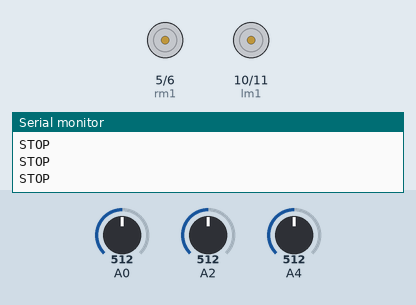
This sketch was run on a simulated Arduino Uno, built with avr-gcc and run on an emulated ATmega328P. On the bench: motor-driver pin pairs drawn as motors (green arrow = first pin HIGH = forward, orange = second pin HIGH = backward, longer = more drive), the last lines printed to the serial monitor. The inputs (shaded band) are chosen by the test bench; at power-on: A0 = 512, A4 = 512, A2 = 512.

Above: at 1.2 s.
1.3 s: A0 set to 540
2.8 s: A0 set to 558
At 4.0 s:
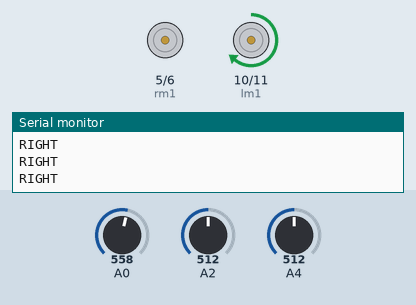
4.3 s: A4 set to 538
7.3 s: A4 set to 567
At 8.3 s:
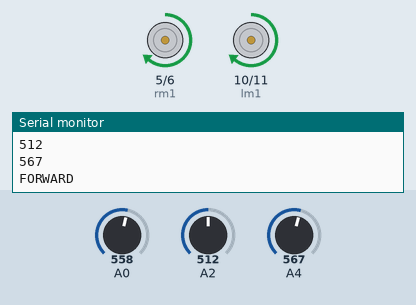
8.8 s: A2 set to 560
At 9.2 s:
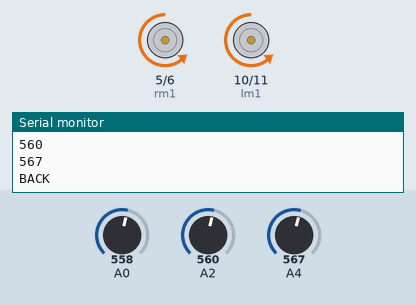
10.3 s: A0 set to 511
At 11.2 s:
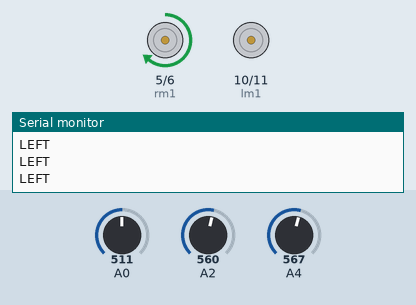
Timing chart, 0 to 12.8 s (numbered marks = the images above; inputs shaded):
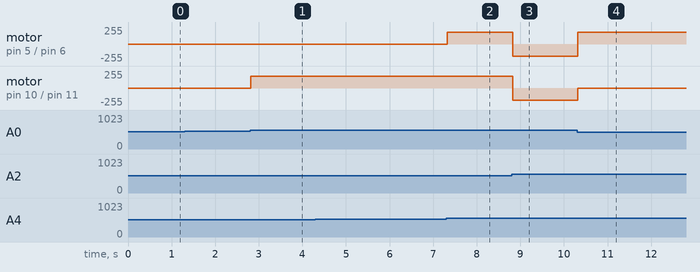

The sketch:

ETHAN_HUNT.ino
```cpp
 int rm1=5;
int rm2=6;
int lm1=10;
int lm2=11;
void setup()
{
  pinMode(5,OUTPUT);
  pinMode(6,OUTPUT);
  pinMode(10,OUTPUT);
  pinMode(11,OUTPUT);
  pinMode(A0,INPUT);
  pinMode(A2,INPUT);
  pinMode(A4,INPUT);
  Serial.begin(9600);
}
void loop()
{
  int d1=analogRead(A0);
  int d2=analogRead(A2);
  int d3=analogRead(A4);
  if(d1>550&&d2<550&&d3>550)
  {
    Serial.println("FORWARD");
    Serial.println(d1);
    Serial.println(d2);
    Serial.println(d3);
    analogWrite(rm1,180);
    analogWrite(rm2,0);
    analogWrite(lm1,180);
    analogWrite(lm2,0);
  }
  else if(d1<550&&d2<550&&d3>550)
  {
    Serial.println("LEFT");
    analogWrite(rm1,180);
    analogWrite(rm2,0);
    analogWrite(lm1,0);
    analogWrite(lm2,0);
  }
  else if(d1>550&&d2<550&&d2<550)
  {
    Serial.println("RIGHT");
    analogWrite(rm1,0);
    analogWrite(rm2,0);
    analogWrite(lm1,180);
    analogWrite(lm2,0);
  }
  else if(d1<550&&d2<550&&d3<550)
  {
    Serial.println("STOP");
    analogWrite(rm1,0);
    analogWrite(rm2,0);
    analogWrite(lm1,0);
    analogWrite(lm2,0);
  }
  else if(d1>550&&d2>550&d3>550)
  {
    Serial.println("BACK");
    Serial.println(d1);
    Serial.println(d2);
    Serial.println(d3);
    analogWrite(rm1,0);
    analogWrite(rm2,180);
    analogWrite(lm1,0);
    analogWrite(lm2,180);
  }
  else if(d1>550&&d2>550&&d3<550)
  {
    Serial.println("RIGHT");
    analogWrite(rm1,0);
    analogWrite(rm2,0);
    analogWrite(lm1,180);
    analogWrite(lm2,0);
  }
  else if(d1<550&&d2>550&&d3>550)
  {
    Serial.println("LEFT");
    analogWrite(rm1,180);
    analogWrite(rm2,0);
    analogWrite(lm1,0);
    analogWrite(lm2,0);
  }
  else
  {
    Serial.println("NHI CHALEGA");
    analogWrite(rm1,0);
    analogWrite(rm2,0);
    analogWrite(lm1,0);
    analogWrite(lm2,0);
  }
}
```

Measured:
- the behaviour switches between 550 and 551 on A0 (found by bisection; images 0 and 1)
- the behaviour switches between 550 and 551 on A4 (found by bisection; images 1 and 2)
- after the input at 2.8 s, motor on pin 10 (lm1) / pin 11 (lm2): stopped → forward 180/255 at once
- after the input at 7.3 s, motor on pin 5 (rm1) / pin 6 (rm2): stopped → forward 180/255 at once
- after the input at 8.8 s, motor on pin 5 (rm1) / pin 6 (rm2), motor on pin 10 (lm1) / pin 11 (lm2): forward 180/255 → backward 180/255 at once
- after the input at 10.3 s, motor on pin 5 (rm1) / pin 6 (rm2): backward 180/255 → forward 180/255 at once; motor on pin 10 (lm1) / pin 11 (lm2): backward 180/255 → stopped at once
